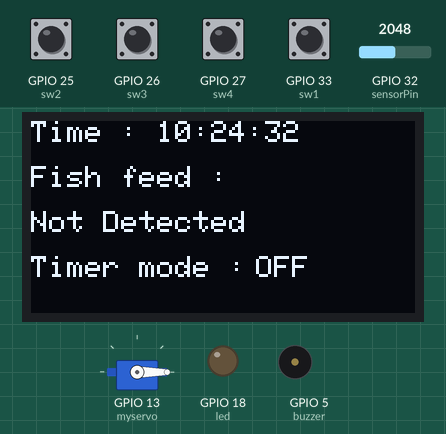
Bench run of a sketch on a simulated ESP32. Shown: servo, 128×64 one-colour display, output pins drawn as LEDs (lit = HIGH), buzzer (waves = sounding, pin HIGH). The inputs (shaded band) are chosen by the test bench; at power-on: GPIO 25 (sw2), GPIO 26 (sw3), GPIO 27 (sw4), GPIO 33 (sw1) HIGH, GPIO 32 (sensorPin) = 2048. WiFi joins after 1.5 s; servers stay silent unless stated; network time is answered at once with the bench clock; the local clock reads 2024-03-15 10:24:30 at power-on unless the sketch sets it; no MQTT or app messages arrive unless stated; what the sketch prints to the serial monitor is not drawn.

Above: at 3.2 s.
3.3 s: GPIO 32 (sensorPin) set to 534
5.8 s: GPIO 32 (sensorPin) set to 476
At 7.0 s:
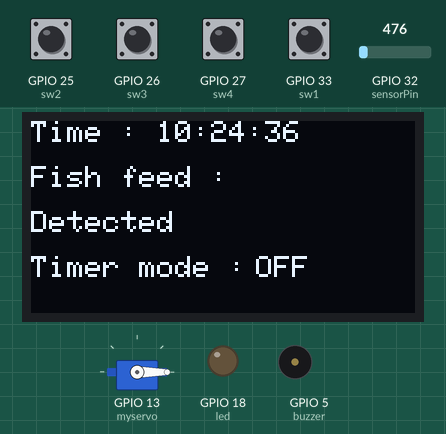
12.6 s: GPIO 33 (sw1) pulled LOW for 1 s
At 14.4 s:
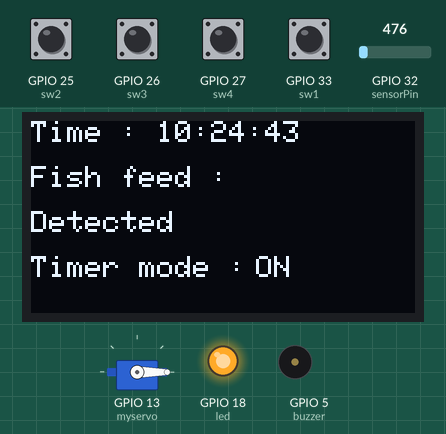
17.9 s: GPIO 32 (sensorPin) set to 540
At 18.9 s:
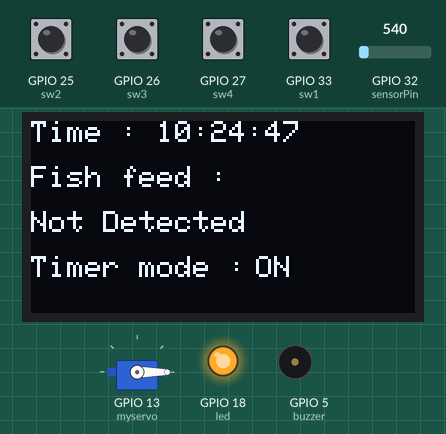
22.2 s: GPIO 27 (sw4) pulled LOW for 0.65 s
At 23.3 s:
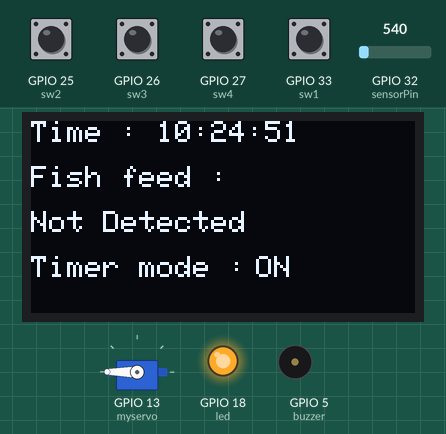
Timing chart, 0 to 26.0 s (numbered marks = the images above; inputs shaded):
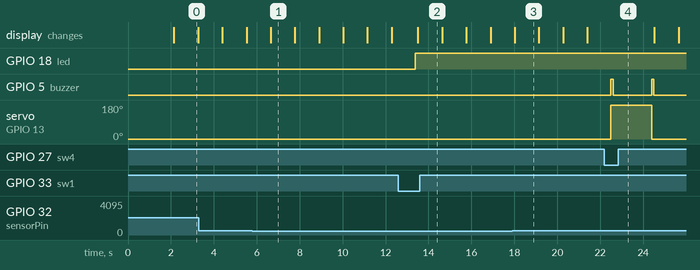

Measured:
- the behaviour switches between 501 and 500 on GPIO 32 (sensorPin) (found by bisection; images 0 and 1)
- after the input at 5.8 s, the display: changes after 0.85 s (image 1)
- after the input at 12.6 s, GPIO 18 (led): LOW → HIGH after 0.78 s; the display: changes after 0.91 s (image 2)
- after the input at 17.9 s, the display: changes after 0.12 s (image 3)
- after the input at 22.2 s, GPIO 5 (buzzer): alternates HIGH for 0.10 s and LOW for 1.8 s, starting after 0.30 s; servo on GPIO 13 (myservo): 0° → 180° after 0.30 s, → 0° 1.9 s later
- what the display in image 1 shows lasts 1.2 s, from 6.6 s to 7.8 s

The sketch:

Luvfinalproj.ino
```cpp
#include <SPI.h>
#include <Wire.h>
#include <Adafruit_GFX.h>
#include <Adafruit_SH1106.h>
#include <PubSubClient.h>
#include <NTPClient.h>
#include <WiFiUdp.h>
#include <WiFi.h>
#include <ESP32_Servo.h>

Adafruit_SH1106 oled(21, 22); // Specify the correct pins for SDA and SCK

char ssid[] = "Luv";
char pass[] = "12345678";

const char* mqtt_server = "broker.netpie.io";
const int mqtt_port = 1883;
const char* mqtt_Client = "ef7491af-610c-4c0a-9a28-1b4139cea365";
const char* mqtt_username = "jkBuwJ2uW3F7Kg9DDzhkrF9z3DbBLCe7";
const char* mqtt_password = "dzR6f2Q3UEAjdZdNAQwqUC8cz5TBor33";

#define NTP_SERVER     "pool.ntp.org"
#define UTC_OFFSET     7
#define UTC_OFFSET_DST 0

WiFiUDP ntpUDP;
NTPClient timeClient(ntpUDP, NTP_SERVER, UTC_OFFSET);
WiFiClient espClient;
PubSubClient client(espClient);

#define buzzer 5 // Buzzer
#define led 18
int sensorPin = 32; // TCRT5000
int threshold = 500; // กำหนดค่าสะสมต่ำสุดที่ถือว่าตรวจจับได้

int sw1 = 33;
int sw2 = 25;
int sw3 = 26;
int sw4 = 27;
bool servo;
int ledState = 0; // เพิ่มตัวแปรเพื่อเก็บสถานะ LED

Servo myservo;
int servoPin = 13;
unsigned long previousMillis = 0; // เก็บค่าเวลาก่อนหน้า
unsigned long interval = 1000; // ระยะเวลาในการรอ (เป็นมิลลิวินาที)

int setHour, setMinute, setSec, onSet;
int hr, minute, sec;
char msg[1000];

void setup() {
  Serial.begin(115200); // Open Serial Monitor
  client.setServer(mqtt_server, mqtt_port);
  client.setCallback(callback);

  configTime(UTC_OFFSET * 3600, UTC_OFFSET_DST, NTP_SERVER);

  // SW,Servo,LED
  pinMode(sw1, INPUT);
  pinMode(sw2, INPUT);
  pinMode(sw3, INPUT);
  pinMode(sw4, INPUT);
  pinMode(led, OUTPUT);
  pinMode(13, OUTPUT);
  myservo.attach(13, 544, 3000); // Servo
  myservo.write(0);
  // SW,Servo,LED

  // Start Buzzer
  pinMode(buzzer, OUTPUT);
  digitalWrite(buzzer, LOW);
  // END Buzzer

  sec += 6;

  // Start OLED
  oled.begin(SH1106_SWITCHCAPVCC, 0x3C);
  oled.clearDisplay(); // Clear the display
  connectWiFi();
  timeClient.begin();
  timeClient.setTimeOffset(UTC_OFFSET * 3600);
  printLocalTime();
  // END OLED
}

void printLocalTime() {
  struct tm timeinfo;
  if (!getLocalTime(&timeinfo)) {
    return;
  }
  hr = timeinfo.tm_hour;
  minute = timeinfo.tm_min;
  sec = timeinfo.tm_sec;
}

void connectWiFi() {
  Serial.println("Connecting to WiFi...");
  WiFi.begin(ssid, pass);
  while (WiFi.status() != WL_CONNECTED) {
    delay(1000);
    Serial.println("Connecting to WiFi...");
  }
  Serial.println("Connected to WiFi");
}

void reconnect() {

  while (!client.connected()) {
    Serial.print("Attempting MQTT connection…");
    if (client.connect(mqtt_Client, mqtt_username, mqtt_password)) {
      Serial.println("connected");
      client.subscribe("@msg/timer/setHr");
      client.subscribe("@msg/timer/setMinute");
      client.subscribe("@msg/timer/setSec");
      client.subscribe("@msg/timer/onSet");
      client.subscribe("@msg/timer/servo");
    }
    else {
      Serial.print("failed, rc=");
      Serial.print(client.state());
      Serial.println("try again in 5 seconds");
      delay(5000);
    }
  }
}

void callback(char* topic, byte* payload, unsigned int length) {
  Serial.print("Message arrived [");
  Serial.print(topic);
  Serial.print("] ");
  String message;
  for (int i = 0; i < length; i++) {
    message = message + (char)payload[i];
  }

  if (String(topic) == "@msg/timer/servo") {
    Serial.println("Feed the fish");
    myservo.write(180); // กำหนดให้ servo หมุนไปที่ 180 องศา
    buzzForDuration(100); // เรียกใช้งาน buzzer เป็นเวลา 0.1 วินาที
    delay(1800); // รอเป็นเวลา 1.8 วินาที
    myservo.write(0); // กำหนดให้ servo หมุนกลับไปที่ 0 องศา
    buzzForDuration(100); // เรียกใช้งาน buzzer เป็นเวลา 0.1 วินาที
  }

  // print arrive msg
  if (strcmp(topic, "@msg/timer/onSet") == 0) {
    if (message == "on") {
      onSet = 1;
      digitalWrite(led, HIGH);
      Serial.println("Timer mode on");
    } else {
      onSet = 0;
      digitalWrite(led, LOW);
      Serial.println("Timer mode off");
    }
  }

  if (onSet) {
    if (strcmp(topic, "@msg/timer/setHr") == 0) {
      setHour = message.toInt();
      Serial.println(setHour);
    }
    if (strcmp(topic, "@msg/timer/setMinute") == 0) {
      setMinute = message.toInt();
      Serial.println(setMinute);
    }
    if (strcmp(topic, "@msg/timer/setSec") == 0) {
      setSec = message.toInt();
      Serial.println(setSec);
    }

  }

}

void printTime() {
  timeClient.update();
  oled.setTextColor(WHITE, BLACK); // Set text color to white on a black background
  oled.setCursor(0, 0); // Set cursor position
  oled.setTextSize(1); // Set text size
  oled.print("Time : ");
  oled.println(timeClient.getFormattedTime());
}

void printDetectionStatus(bool detected) {

  oled.setTextColor(WHITE, BLACK); // Set text color to white on a black background
  oled.setCursor(0, 15); // Set cursor position
  oled.setTextSize(1); // Set text size
  oled.print("Fish feed : ");

  oled.setCursor(0, 30); // Set cursor position for detection status
  oled.setTextSize(1); // Set text size for detection status
  if (detected) {
    oled.setTextColor(WHITE, BLACK);
    oled.println("Detected");
  } else {
    oled.setTextColor(WHITE, BLACK);
    oled.println("Not Detected");
  }

  oled.setTextColor(WHITE, BLACK); // Set text color to white on a black background
  oled.setCursor(0, 45); // Set cursor position
  oled.setTextSize(1); // Set text size
  oled.print("Timer mode : ");

  oled.setCursor(75, 45); // Set cursor position for detection status
  oled.setTextSize(1); // Set text size for detection status
  if (onSet == 1) {
    oled.setTextColor(WHITE, BLACK);
    oled.println("ON");
  } else {
    oled.setTextColor(WHITE, BLACK);
    oled.println("OFF");
  }
  oled.display(); // Display the content
  delay(100);
  oled.clearDisplay();
}

void loop() {
  if (!client.connected()) {
    reconnect();
  }

  client.loop();
  unsigned long currentMillis = millis(); // อ่านค่าเวลาปัจจุบัน
  // ตรวจสอบว่ามีการกดสวิตซ์หรือไม่และเวลาผ่านไปตามระยะเวลาที่กำหนดหรือไม่
  printLocalTime();
  relayControl();
  printTime();

  if (digitalRead(sw1) == LOW) {
    if (ledState == 0) {
      onSet = 1;
      digitalWrite(led, 1);
      ledState = 1;
      Serial.println("Switch 1 has pressed - Timer mode on");
      delay(100);
    } else {
      onSet = 0;
      digitalWrite(led, 0);
      ledState = 0;
      Serial.println("Switch 1 has pressed - Timer mode off");
      delay(100);
    }

  }

  if (digitalRead(sw2) == LOW && currentMillis - previousMillis >= interval) {
    myservo.write(180); // กำหนดให้ servo หมุนไปที่ 180 องศา
    buzzForDuration(100); // เรียกใช้งาน buzzer เป็นเวลา 0.1 วินาที
    previousMillis = currentMillis; // บันทึกค่าเวลาปัจจุบัน
    Serial.println("SW2 pressed");

  }

  if (digitalRead(sw3) == LOW && currentMillis - previousMillis >= interval) {
    myservo.write(0); // กำหนดให้ servo หมุนไปที่ 0 องศา
    buzzForDuration(100); // เรียกใช้งาน buzzer เป็นเวลา 0.1 วินาที
    previousMillis = currentMillis; // บันทึกค่าเวลาปัจจุบัน
    Serial.println("SW3 pressed");
  }

  if ((digitalRead(sw4) == LOW || servo ) && currentMillis - previousMillis >= interval) {
    myservo.write(180); // กำหนดให้ servo หมุนไปที่ 180 องศา
    buzzForDuration(100); // เรียกใช้งาน buzzer เป็นเวลา 0.1 วินาที
    delay(1800); // รอเป็นเวลา 1.8 วินาที
    myservo.write(0); // กำหนดให้ servo หมุนกลับไปที่ 0 องศา
    buzzForDuration(100); // เรียกใช้งาน buzzer เป็นเวลา 0.1 วินาที
    previousMillis = currentMillis; // บันทึกค่าเวลาปัจจุบัน
    Serial.println("SW4 pressed");

  }

  Serial.println(onSet);

  Serial.println(String(hr) + ":" + String(minute) + ":" + String(sec));
  String dateTime = "{\"data\": {\"hr\":" + String(hr) + ", \"min\":" + String(minute) + ", \"sec\": " +  String(sec) + ", \"from\": \"Thiramanat1\"" + "}}";
  dateTime.toCharArray(msg, (dateTime.length() + 1));
  client.publish("@shadow/data/update", msg);

  Serial.println(String(setHour) + ":" + String(setMinute) + ":" + String(setSec));

  // Start TCRT5000
  int sensorValue = analogRead(sensorPin);
  Serial.println(sensorValue);
  if (sensorValue > threshold) {
    Serial.println("Not Detected");
    printDetectionStatus(false);
  } else {
    Serial.println("Detected");
    printDetectionStatus(true);
  }
  // END TCRT5000
  delay(1000); // Adjust the delay as needed
}

void relayControl() {

  int setTime = timeInSec(setHour, setMinute, setSec);
  int realTime = timeInSec(hr, minute, sec);
  if (!onSet) {
    if (realTime <= setTime ) {
      servo = 0;
      Serial.println("Real time");
      // เรียกใช้ฟังก์ชันให้ buzzer ทำงานเมื่อ servo หมุนที่ 180 องศา
    }
     if (realTime >= setTime && realTime <= setTime + 5) {
      servo = 1;
      Serial.println("Set time");
    }
    else {
      servo = 0;
      Serial.println("None time");
    }
  }
}

void buzzForDuration(int duration) {
  digitalWrite(buzzer, HIGH);
  delay(duration);
  digitalWrite(buzzer, LOW);
}

int timeInSec(int hr, int minute, int sec) {
  return hr * 3600 + minute * 60 + sec;
}
```
